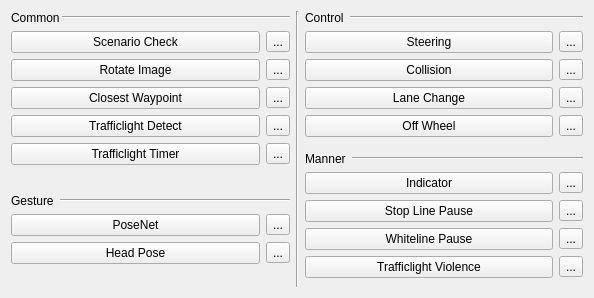
          <widget class="QWidget" name="scrollAreaWidgetContents">
           <property name="geometry">
            <rect>
             <x>0</x>
             <y>0</y>
             <width>594</width>
             <height>298</height>
            </rect>
           </property>
           <layout class="QHBoxLayout" name="horizontalLayout_11">
            <item>
             <layout class="QVBoxLayout" name="verticalLayout_2">
              <item>
               <layout class="QHBoxLayout" name="horizontalLayout_6">
                <property name="spacing">
                 <number>2</number>
                </property>
                <property name="sizeConstraint">
                 <enum>QLayout::SetMinimumSize</enum>
                </property>
                <property name="topMargin">
                 <number>0</number>
                </property>
                <property name="rightMargin">
                 <number>0</number>
                </property>
                <property name="bottomMargin">
                 <number>0</number>
                </property>
                <item>
                 <widget class="QLabel" name="common_label">
                  <property name="sizePolicy">
                   <sizepolicy hsizetype="Preferred" vsizetype="Fixed">
                    <horstretch>0</horstretch>
                    <verstretch>0</verstretch>
                   </sizepolicy>
                  </property>
                  <property name="text">
                   <string>Common</string>
                  </property>
                 </widget>
                </item>
                <item>
                 <widget class="Line" name="common_line">
                  <property name="sizePolicy">
                   <sizepolicy hsizetype="Expanding" vsizetype="Fixed">
                    <horstretch>0</horstretch>
                    <verstretch>0</verstretch>
                   </sizepolicy>
                  </property>
                  <property name="orientation">
                   <enum>Qt::Horizontal</enum>
                  </property>
                 </widget>
                </item>
               </layout>
              </item>
              <item>
               <layout class="QGridLayout" name="gridLayout_8">
                <item row="0" column="0">
                 <widget class="QPushButton" name="scenario_check_run">
                  <property name="text">
                   <string>Scenario Check</string>
                  </property>
                  <property name="checkable">
                   <bool>true</bool>
                  </property>
                 </widget>
                </item>
                <item row="2" column="0">
                 <widget class="QPushButton" name="find_closest_waypoint_run">
                  <property name="text">
                   <string>Closest Waypoint</string>
                  </property>
                  <property name="checkable">
                   <bool>true</bool>
                  </property>
                 </widget>
                </item>
                <item row="2" column="1">
                 <widget class="QToolButton" name="find_closest_waypoint_tool">
                  <property name="text">
                   <string>...</string>
                  </property>
                 </widget>
                </item>
                <item row="1" column="1">
                 <widget class="QToolButton" name="rotate_image_tool">
                  <property name="text">
                   <string>...</string>
                  </property>
                 </widget>
                </item>
                <item row="0" column="1">
                 <widget class="QToolButton" name="scenario_check_tool">
                  <property name="text">
                   <string>...</string>
                  </property>
                 </widget>
                </item>
                <item row="3" column="0">
                 <widget class="QPushButton" name="pushButton_16">
                  <property name="text">
                   <string>Trafficlight Detect</string>
                  </property>
                  <property name="checkable">
                   <bool>true</bool>
                  </property>
                 </widget>
                </item>
                <item row="1" column="0">
                 <widget class="QPushButton" name="totate_image_run">
                  <property name="text">
                   <string>Rotate Image</string>
                  </property>
                  <property name="checkable">
                   <bool>true</bool>
                  </property>
                 </widget>
                </item>
                <item row="4" column="0">
                 <widget class="QPushButton" name="pushButton_17">
                  <property name="text">
                   <string>Trafficlight Timer</string>
                  </property>
                  <property name="checkable">
                   <bool>true</bool>
                  </property>
                 </widget>
                </item>
                <item row="3" column="1">
                 <widget class="QToolButton" name="toolButton_8">
                  <property name="text">
                   <string>...</string>
                  </property>
                 </widget>
                </item>
                <item row="4" column="1">
                 <widget class="QToolButton" name="toolButton_9">
                  <property name="text">
                   <string>...</string>
                  </property>
                 </widget>
                </item>
               </layout>
              </item>
              <item>
               <spacer name="verticalSpacer_3">
                <property name="orientation">
                 <enum>Qt::Vertical</enum>
                </property>
                <property name="sizeHint" stdset="0">
                 <size>
                  <width>20</width>
                  <height>40</height>
                 </size>
                </property>
               </spacer>
              </item>
              <item>
               <layout class="QHBoxLayout" name="horizontalLayout_8">
                <item>
                 <widget class="QLabel" name="gesture_label">
                  <property name="text">
                   <string>Gesture</string>
                  </property>
                 </widget>
                </item>
                <item>
                 <widget class="Line" name="gesture_line">
                  <property name="sizePolicy">
                   <sizepolicy hsizetype="Expanding" vsizetype="Fixed">
                    <horstretch>0</horstretch>
                    <verstretch>0</verstretch>
                   </sizepolicy>
                  </property>
                  <property name="orientation">
                   <enum>Qt::Horizontal</enum>
                  </property>
                 </widget>
                </item>
               </layout>
              </item>
              <item>
               <layout class="QGridLayout" name="gridLayout_9">
                <item row="0" column="0">
                 <widget class="QPushButton" name="posenet_run">
                  <property name="text">
                   <string>PoseNet</string>
                  </property>
                  <property name="checkable">
                   <bool>true</bool>
                  </property>
                 </widget>
                </item>
                <item row="0" column="1">
                 <widget class="QToolButton" name="posenet_tool">
                  <property name="text">
                   <string>...</string>
                  </property>
                 </widget>
                </item>
                <item row="1" column="0">
                 <widget class="QPushButton" name="head_pose_run">
                  <property name="text">
                   <string>Head Pose</string>
                  </property>
                  <property name="checkable">
                   <bool>true</bool>
                  </property>
                 </widget>
                </item>
                <item row="1" column="1">
                 <widget class="QToolButton" name="head_pose_tool">
                  <property name="text">
                   <string>...</string>
                  </property>
                 </widget>
                </item>
               </layout>
              </item>
              <item>
               <spacer name="verticalSpacer_4">
                <property name="orientation">
                 <enum>Qt::Vertical</enum>
                </property>
                <property name="sizeHint" stdset="0">
                 <size>
                  <width>20</width>
                  <height>40</height>
                 </size>
                </property>
               </spacer>
              </item>
             </layout>
            </item>
            <item>
             <widget class="Line" name="line">
              <property name="orientation">
               <enum>Qt::Vertical</enum>
              </property>
             </widget>
            </item>
            <item>
             <layout class="QVBoxLayout" name="verticalLayout_10">
              <item>
               <layout class="QHBoxLayout" name="horizontalLayout_7">
                <item>
                 <widget class="QLabel" name="control_label">
                  <property name="text">
                   <string>Control</string>
                  </property>
                 </widget>
                </item>
                <item>
                 <widget class="Line" name="control_line">
                  <property name="sizePolicy">
                   <sizepolicy hsizetype="Expanding" vsizetype="Fixed">
                    <horstretch>0</horstretch>
                    <verstretch>0</verstretch>
                   </sizepolicy>
                  </property>
                  <property name="orientation">
                   <enum>Qt::Horizontal</enum>
                  </property>
                 </widget>
                </item>
               </layout>
              </item>
              <item>
               <layout class="QGridLayout" name="gridLayout_7">
                <item row="1" column="0">
                 <widget class="QPushButton" name="pushButton_8">
                  <property name="text">
                   <string>Collision</string>
                  </property>
                  <property name="checkable">
                   <bool>true</bool>
                  </property>
                 </widget>
                </item>
                <item row="3" column="0">
                 <widget class="QPushButton" name="pushButton_14">
                  <property name="text">
                   <string>Off Wheel</string>
                  </property>
                  <property name="checkable">
                   <bool>true</bool>
                  </property>
                 </widget>
                </item>
                <item row="2" column="1">
                 <widget class="QToolButton" name="whiteline_pause_tool">
                  <property name="text">
                   <string>...</string>
                  </property>
                 </widget>
                </item>
                <item row="1" column="1">
                 <widget class="QToolButton" name="indicator_tool">
                  <property name="text">
                   <string>...</string>
                  </property>
                 </widget>
                </item>
                <item row="0" column="0">
                 <widget class="QPushButton" name="steering_run">
                  <property name="text">
                   <string>Steering</string>
                  </property>
                  <property name="checkable">
                   <bool>true</bool>
                  </property>
                 </widget>
                </item>
                <item row="0" column="1">
                 <widget class="QToolButton" name="toolButton_7">
                  <property name="text">
                   <string>...</string>
                  </property>
                 </widget>
                </item>
                <item row="3" column="1">
                 <widget class="QToolButton" name="trafficlight_tool">
                  <property name="text">
                   <string>...</string>
                  </property>
                 </widget>
                </item>
                <item row="2" column="0">
                 <widget class="QPushButton" name="pushButton_10">
                  <property name="text">
                   <string>Lane Change</string>
                  </property>
                  <property name="checkable">
                   <bool>true</bool>
                  </property>
                 </widget>
                </item>
               </layout>
              </item>
              <item>
               <spacer name="verticalSpacer_5">
                <property name="orientation">
                 <enum>Qt::Vertical</enum>
                </property>
                <property name="sizeHint" stdset="0">
                 <size>
                  <width>20</width>
                  <height>40</height>
                 </size>
                </property>
               </spacer>
              </item>
              <item>
               <layout class="QHBoxLayout" name="horizontalLayout_17">
                <item>
                 <widget class="QLabel" name="label_4">
                  <property name="text">
                   <string>Manner</string>
                  </property>
                 </widget>
                </item>
                <item>
                 <widget class="Line" name="line_5">
                  <property name="sizePolicy">
                   <sizepolicy hsizetype="Expanding" vsizetype="Fixed">
                    <horstretch>0</horstretch>
                    <verstretch>0</verstretch>
                   </sizepolicy>
                  </property>
                  <property name="orientation">
                   <enum>Qt::Horizontal</enum>
                  </property>
                 </widget>
                </item>
               </layout>
              </item>
              <item>
               <layout class="QGridLayout" name="gridLayout_10">
                <item row="3" column="1">
                 <widget class="QToolButton" name="toolButton_4">
                  <property name="text">
                   <string>...</string>
                  </property>
                 </widget>
                </item>
                <item row="1" column="1">
                 <widget class="QToolButton" name="steering_tool">
                  <property name="text">
                   <string>...</string>
                  </property>
                 </widget>
                </item>
                <item row="2" column="0">
                 <widget class="QPushButton" name="pushButton_15">
                  <property name="text">
                   <string>Stop Line Pause</string>
                  </property>
                  <property name="checkable">
                   <bool>true</bool>
                  </property>
                 </widget>
                </item>
                <item row="2" column="1">
                 <widget class="QToolButton" name="toolButton_3">
                  <property name="text">
                   <string>...</string>
                  </property>
                 </widget>
                </item>
                <item row="3" column="0">
                 <widget class="QPushButton" name="whiteline_pause_run">
                  <property name="text">
                   <string>Whiteline Pause</string>
                  </property>
                  <property name="checkable">
                   <bool>true</bool>
                  </property>
                 </widget>
                </item>
                <item row="1" column="0">
                 <widget class="QPushButton" name="indicator_run">
                  <property name="text">
                   <string>Indicator</string>
                  </property>
                  <property name="checkable">
                   <bool>true</bool>
                  </property>
                 </widget>
                </item>
                <item row="4" column="0">
                 <widget class="QPushButton" name="trafficlight_run">
                  <property name="text">
                   <string>Trafficlight Violence</string>
                  </property>
                  <property name="checkable">
                   <bool>true</bool>
                  </property>
                 </widget>
                </item>
                <item row="4" column="1">
                 <widget class="QToolButton" name="toolButton_6">
                  <property name="text">
                   <string>...</string>
                  </property>
                 </widget>
                </item>
               </layout>
              </item>
              <item>
               <spacer name="verticalSpacer_12">
                <property name="orientation">
                 <enum>Qt::Vertical</enum>
                </property>
                <property name="sizeHint" stdset="0">
                 <size>
                  <width>20</width>
                  <height>40</height>
                 </size>
                </property>
               </spacer>
              </item>
             </layout>
            </item>
           </layout>
           <zorder></zorder>
           <zorder>line</zorder>
           <zorder></zorder>
          </widget>
